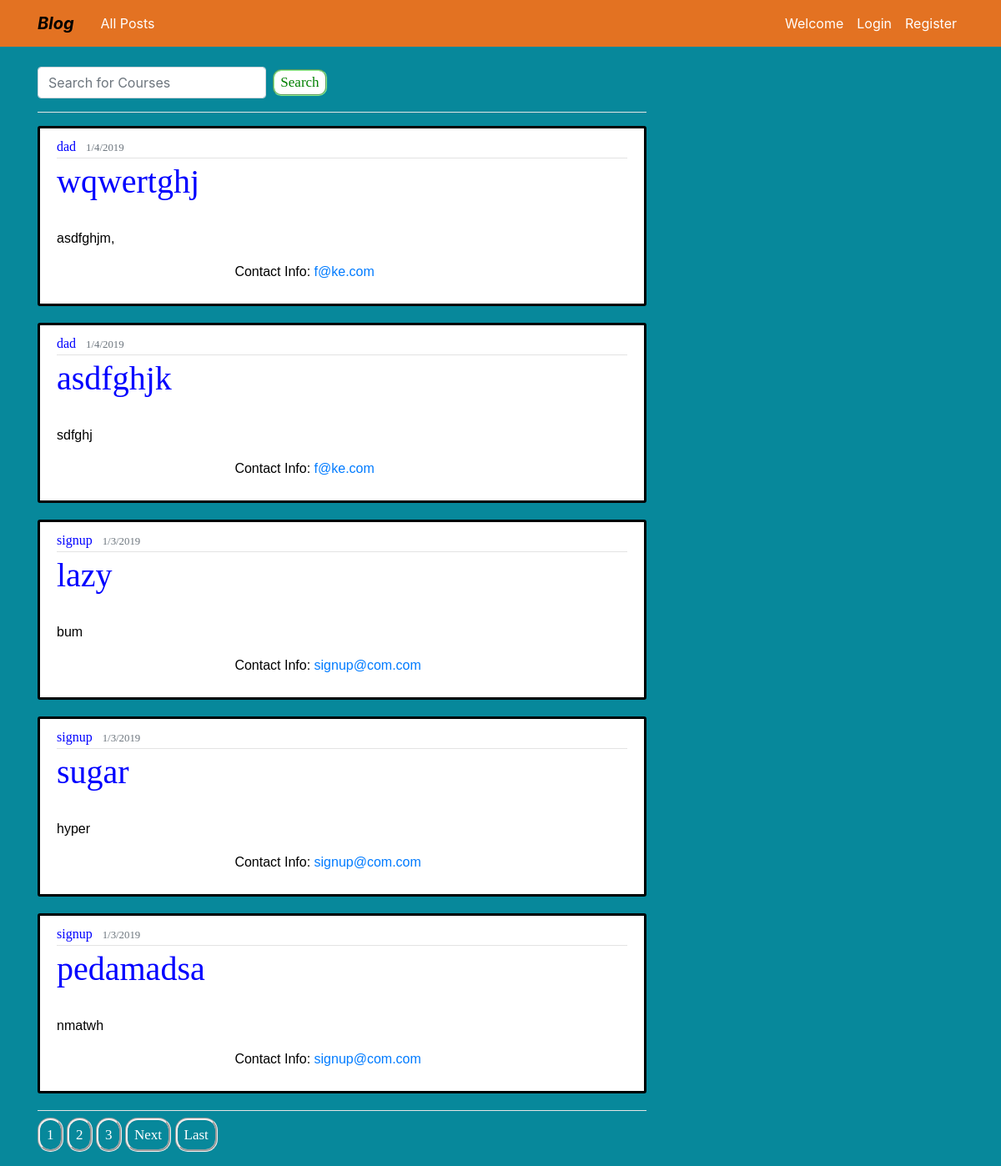
/home/, run on the app's committed database.
### courses/models.py (models this page shows, shortened)
class Post(models.Model):
	title = models.CharField(max_length=150)
	description = models.TextField()
	date_posted = models.DateTimeField(default=timezone.now)
	author = models.ForeignKey(User, on_delete=models.CASCADE)
	main_Image = models.ImageField(blank=True,null=True)
	sub_Image_1 = models.ImageField(blank=True,null=True)
	sub_Image_2 = models.ImageField(blank=True,null=True)

### courses/views.py (the view)
# urls.py: path('home/', PostListView.as_view(), name='courses-home'),
class PostListView(ListView):
	model = Post
	template_name = 'courses/home.html'
	context_object_name= 'posts'
	ordering = ['-date_posted']
	paginate_by = 5

### courses/templates/courses/home.html (shortened to what this page needs)
{% extends 'courses/base.html' %}
{% block content%}
  <form method = 'GET' action='' class="form-inline my-2 my-lg-0">
      <input class="form-control mr-sm-2" type="text" name="q" placeholder="Search for Courses" >
      <input class="search btn-outline-success my-2 my-sm-0" type="submit" value="Search" >
    </form>
	<hr color = 'white'>
	{% for post in posts%}
		<article class="media content-section">
		  <div class="media-body">
		    <div class="article-metadata">
		      <a href="{% url 'user-posts' post.author.username %}" style='color:blue' class="mr-2">{{ post.author }}</a>
		      <small class="text-muted">{{ post.date_posted | date:"n/j/Y" }}</small>
		    </div>
		    <div>
			    <h1><a class="article-title" title="Click To View Full Post" href="{% url 'post-detail' post.id %}">{{ post.title }}</a></h1>
			    <br>
			    <p class="article-content">{{ post.description }}</p>
			    <p class="article-content">{{ post.price }} &nbsp &nbsp &nbsp &nbsp &nbsp &nbsp &nbsp &nbsp &nbsp &nbsp &nbsp &nbsp &nbsp &nbsp &nbsp &nbsp &nbsp &nbsp &nbsp &nbsp &nbsp &nbsp &nbsp &nbsp Contact Info: <a title= 'Click To Email' href = "mailto:{{ post.author.email }}" style=" text-decoration:none;">{{ post.author.email }}</a>
			</div>
		  </div>
		</article>
	{% endfor %}
  <hr color= "white">
	{% if is_paginated %}
      {% for num in page_obj.paginator.page_range %}
        {% if page_obj.number == num %}
          <a class="pagebtn btn-info mb-4" href="?page={{ num }}">{{ num }}</a>
        {% elif num > page_obj.number|add:'-3' and num < page_obj.number|add:'3' %}
          <a class="pagebtn mb-4" href="?page={{ num }}">{{ num }}</a>
        {% endif %}
      {% endfor %}
      {% if page_obj.has_next %}
        <a class="pagebtn mb-4" href="?page={{ page_obj.next_page_number }}">Next</a>
        <a class="pagebtn mb-4" href="?page={{ page_obj.paginator.num_pages }}">Last</a>
      {% endif %}
    {% endif %}
    <br>
    <br>
{% endblock content %}

### courses/static/courses/main.css (style rules this page uses)
.main { background: #07889b; color: #000000; margin-top: 5rem; }
h1 { color: #fdff00; }
.content-section { background: #ffffff; padding: 10px 20px; border: 3px solid #000000; border-radius: 3px; margin-bottom: 20px; font-family: calibri; }
.article-title { color: blue; }
.article-content { white-space: pre-line; font-family: 'Khula', sans-serif; }
.article-metadata { padding-bottom: 1px; margin-bottom: 4px; border-bottom: 1px solid #e3e3e3 }
.search { border-style: groove; border-radius: 10px; border-color: lightgreen; margin-top:3px; margin-bottom: 10px; font-size: 17px; font-family: calibri; color: green; background: white; width: 65px; margin-right: 30px:; }
.pagebtn { border-color: #ffffff; border: groove; text-decoration: none; border-radius: 15px; margin-top:3px; margin-bottom: 10px; font-size: 17px; font-family: calibri; padding: 8px; color: white; background: none; width: 65px; margin-right: 30px:; }

### data on the page
Post: author "dad", date_posted "1/4/2019", title "wqwertghj", description "asdfghjm,", author.email "f@ke.com"
Post: author "dad", date_posted "1/4/2019", title "asdfghjk", description "sdfghj", author.email "f@ke.com"
Post: author "signup", date_posted "1/3/2019", title "lazy", description "bum", author.email "signup@com.com"
Post: author "signup", date_posted "1/3/2019", title "sugar", description "hyper", author.email "signup@com.com"
Post: author "signup", date_posted "1/3/2019", title "pedamadsa", description "nmatwh", author.email "signup@com.com"

### other printed values
{{ num }} "1"
{{ num }} "2" "3"
